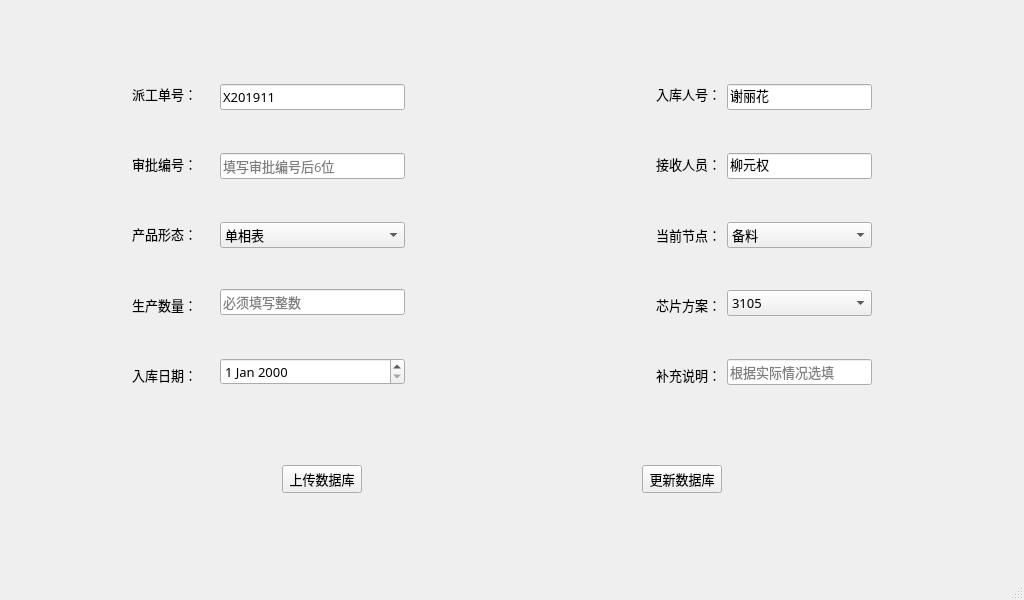
<?xml version="1.0" encoding="UTF-8"?>
<ui version="4.0">
 <class>wo_upload</class>
 <widget class="QMainWindow" name="wo_upload">
  <property name="geometry">
   <rect>
    <x>0</x>
    <y>0</y>
    <width>1024</width>
    <height>600</height>
   </rect>
  </property>
  <property name="font">
   <font>
    <family>微软雅黑</family>
    <pointsize>10</pointsize>
   </font>
  </property>
  <property name="windowTitle">
   <string>派工单上传</string>
  </property>
  <property name="windowIcon">
   <iconset resource="apprcc.qrc">
    <normaloff>:/pic/resources/linux_216px_1210908_easyicon.net.png</normaloff>:/pic/resources/linux_216px_1210908_easyicon.net.png</iconset>
  </property>
  <widget class="QWidget" name="centralwidget">
   <layout class="QGridLayout" name="gridLayout">
    <item row="4" column="1">
     <spacer name="verticalSpacer_19">
      <property name="orientation">
       <enum>Qt::Vertical</enum>
      </property>
      <property name="sizeHint" stdset="0">
       <size>
        <width>20</width>
        <height>86</height>
       </size>
      </property>
     </spacer>
    </item>
    <item row="3" column="0">
     <layout class="QHBoxLayout" name="horizontalLayout_2">
      <item>
       <spacer name="horizontalSpacer_6">
        <property name="orientation">
         <enum>Qt::Horizontal</enum>
        </property>
        <property name="sizeHint" stdset="0">
         <size>
          <width>40</width>
          <height>20</height>
         </size>
        </property>
       </spacer>
      </item>
      <item>
       <widget class="QPushButton" name="bt_upload">
        <property name="text">
         <string>上传数据库</string>
        </property>
       </widget>
      </item>
      <item>
       <spacer name="horizontalSpacer_5">
        <property name="orientation">
         <enum>Qt::Horizontal</enum>
        </property>
        <property name="sizeHint" stdset="0">
         <size>
          <width>40</width>
          <height>20</height>
         </size>
        </property>
       </spacer>
      </item>
      <item>
       <widget class="QPushButton" name="bt_update">
        <property name="text">
         <string>更新数据库</string>
        </property>
       </widget>
      </item>
      <item>
       <spacer name="horizontalSpacer_7">
        <property name="orientation">
         <enum>Qt::Horizontal</enum>
        </property>
        <property name="sizeHint" stdset="0">
         <size>
          <width>40</width>
          <height>20</height>
         </size>
        </property>
       </spacer>
      </item>
     </layout>
    </item>
    <item row="0" column="0">
     <spacer name="verticalSpacer_17">
      <property name="orientation">
       <enum>Qt::Vertical</enum>
      </property>
      <property name="sizeHint" stdset="0">
       <size>
        <width>20</width>
        <height>86</height>
       </size>
      </property>
     </spacer>
    </item>
    <item row="2" column="1">
     <spacer name="verticalSpacer_18">
      <property name="orientation">
       <enum>Qt::Vertical</enum>
      </property>
      <property name="sizeHint" stdset="0">
       <size>
        <width>20</width>
        <height>85</height>
       </size>
      </property>
     </spacer>
    </item>
    <item row="1" column="0">
     <layout class="QHBoxLayout" name="horizontalLayout_4" stretch="1,1,2,1,1">
      <item>
       <spacer name="horizontalSpacer_4">
        <property name="orientation">
         <enum>Qt::Horizontal</enum>
        </property>
        <property name="sizeHint" stdset="0">
         <size>
          <width>40</width>
          <height>20</height>
         </size>
        </property>
       </spacer>
      </item>
      <item>
       <layout class="QHBoxLayout" name="horizontalLayout">
        <item>
         <layout class="QVBoxLayout" name="verticalLayout">
          <item>
           <widget class="QLabel" name="lb_wo">
            <property name="text">
             <string>派工单号：</string>
            </property>
           </widget>
          </item>
          <item>
           <spacer name="verticalSpacer_7">
            <property name="orientation">
             <enum>Qt::Vertical</enum>
            </property>
            <property name="sizeHint" stdset="0">
             <size>
              <width>20</width>
              <height>40</height>
             </size>
            </property>
           </spacer>
          </item>
          <item>
           <widget class="QLabel" name="lb_aproval_no">
            <property name="text">
             <string>审批编号：</string>
            </property>
           </widget>
          </item>
          <item>
           <spacer name="verticalSpacer_8">
            <property name="orientation">
             <enum>Qt::Vertical</enum>
            </property>
            <property name="sizeHint" stdset="0">
             <size>
              <width>20</width>
              <height>40</height>
             </size>
            </property>
           </spacer>
          </item>
          <item>
           <widget class="QLabel" name="lb_prod">
            <property name="text">
             <string>产品形态：</string>
            </property>
           </widget>
          </item>
          <item>
           <spacer name="verticalSpacer_13">
            <property name="orientation">
             <enum>Qt::Vertical</enum>
            </property>
            <property name="sizeHint" stdset="0">
             <size>
              <width>82</width>
              <height>45</height>
             </size>
            </property>
           </spacer>
          </item>
          <item>
           <widget class="QLabel" name="lb_prod_qty">
            <property name="text">
             <string>生产数量：</string>
            </property>
           </widget>
          </item>
          <item>
           <spacer name="verticalSpacer_9">
            <property name="orientation">
             <enum>Qt::Vertical</enum>
            </property>
            <property name="sizeHint" stdset="0">
             <size>
              <width>20</width>
              <height>40</height>
             </size>
            </property>
           </spacer>
          </item>
          <item>
           <widget class="QLabel" name="lb_date_toWH">
            <property name="text">
             <string>入库日期：</string>
            </property>
           </widget>
          </item>
         </layout>
        </item>
        <item>
         <layout class="QVBoxLayout" name="verticalLayout_2">
          <item>
           <widget class="QLineEdit" name="le_wo">
            <property name="text">
             <string>X201911</string>
            </property>
           </widget>
          </item>
          <item>
           <spacer name="verticalSpacer">
            <property name="orientation">
             <enum>Qt::Vertical</enum>
            </property>
            <property name="sizeHint" stdset="0">
             <size>
              <width>20</width>
              <height>40</height>
             </size>
            </property>
           </spacer>
          </item>
          <item>
           <widget class="QLineEdit" name="le_approval_no">
            <property name="placeholderText">
             <string>填写审批编号后6位</string>
            </property>
           </widget>
          </item>
          <item>
           <spacer name="verticalSpacer_3">
            <property name="orientation">
             <enum>Qt::Vertical</enum>
            </property>
            <property name="sizeHint" stdset="0">
             <size>
              <width>20</width>
              <height>40</height>
             </size>
            </property>
           </spacer>
          </item>
          <item>
           <widget class="QComboBox" name="comboBox">
            <item>
             <property name="text">
              <string>单相表</string>
             </property>
            </item>
            <item>
             <property name="text">
              <string>13版三相表</string>
             </property>
            </item>
            <item>
             <property name="text">
              <string>13版集中器</string>
             </property>
            </item>
            <item>
             <property name="text">
              <string>I型采集器</string>
             </property>
            </item>
            <item>
             <property name="text">
              <string>II型采集器</string>
             </property>
            </item>
            <item>
             <property name="text">
              <string>抄控器</string>
             </property>
            </item>
            <item>
             <property name="text">
              <string>09版三相表</string>
             </property>
            </item>
            <item>
             <property name="text">
              <string>09版集中器</string>
             </property>
            </item>
            <item>
             <property name="text">
              <string>充电网关</string>
             </property>
            </item>
            <item>
             <property name="text">
              <string>充电插座</string>
             </property>
            </item>
            <item>
             <property name="text">
              <string>集中器微功率模块</string>
             </property>
            </item>
            <item>
             <property name="text">
              <string>三相耦合器</string>
             </property>
            </item>
           </widget>
          </item>
          <item>
           <spacer name="verticalSpacer_14">
            <property name="orientation">
             <enum>Qt::Vertical</enum>
            </property>
            <property name="sizeHint" stdset="0">
             <size>
              <width>185</width>
              <height>37</height>
             </size>
            </property>
           </spacer>
          </item>
          <item>
           <widget class="QLineEdit" name="le_prod_qty">
            <property name="placeholderText">
             <string>必须填写整数</string>
            </property>
           </widget>
          </item>
          <item>
           <spacer name="verticalSpacer_4">
            <property name="orientation">
             <enum>Qt::Vertical</enum>
            </property>
            <property name="sizeHint" stdset="0">
             <size>
              <width>20</width>
              <height>40</height>
             </size>
            </property>
           </spacer>
          </item>
          <item>
           <widget class="QDateEdit" name="dateEdit_date_toWH"/>
          </item>
         </layout>
        </item>
       </layout>
      </item>
      <item>
       <spacer name="horizontalSpacer_2">
        <property name="orientation">
         <enum>Qt::Horizontal</enum>
        </property>
        <property name="sizeHint" stdset="0">
         <size>
          <width>120</width>
          <height>20</height>
         </size>
        </property>
       </spacer>
      </item>
      <item>
       <layout class="QHBoxLayout" name="horizontalLayout_3">
        <item>
         <layout class="QVBoxLayout" name="verticalLayout_3">
          <item>
           <widget class="QLabel" name="lb_guy_send">
            <property name="text">
             <string>入库人号：</string>
            </property>
           </widget>
          </item>
          <item>
           <spacer name="verticalSpacer_10">
            <property name="orientation">
             <enum>Qt::Vertical</enum>
            </property>
            <property name="sizeHint" stdset="0">
             <size>
              <width>20</width>
              <height>40</height>
             </size>
            </property>
           </spacer>
          </item>
          <item>
           <widget class="QLabel" name="lb_guy_receive">
            <property name="text">
             <string>接收人员：</string>
            </property>
           </widget>
          </item>
          <item>
           <spacer name="verticalSpacer_11">
            <property name="orientation">
             <enum>Qt::Vertical</enum>
            </property>
            <property name="sizeHint" stdset="0">
             <size>
              <width>20</width>
              <height>40</height>
             </size>
            </property>
           </spacer>
          </item>
          <item>
           <widget class="QLabel" name="lb_current_node">
            <property name="text">
             <string>当前节点：</string>
            </property>
           </widget>
          </item>
          <item>
           <spacer name="verticalSpacer_12">
            <property name="orientation">
             <enum>Qt::Vertical</enum>
            </property>
            <property name="sizeHint" stdset="0">
             <size>
              <width>20</width>
              <height>40</height>
             </size>
            </property>
           </spacer>
          </item>
          <item>
           <widget class="QLabel" name="label_chip">
            <property name="text">
             <string>芯片方案：</string>
            </property>
           </widget>
          </item>
          <item>
           <spacer name="verticalSpacer_15">
            <property name="orientation">
             <enum>Qt::Vertical</enum>
            </property>
            <property name="sizeHint" stdset="0">
             <size>
              <width>17</width>
              <height>37</height>
             </size>
            </property>
           </spacer>
          </item>
          <item>
           <widget class="QLabel" name="lb_remarks">
            <property name="text">
             <string>补充说明：</string>
            </property>
           </widget>
          </item>
         </layout>
        </item>
        <item>
         <layout class="QVBoxLayout" name="verticalLayout_4">
          <item>
           <widget class="QLineEdit" name="le_guy_send">
            <property name="text">
             <string>谢丽花</string>
            </property>
            <property name="placeholderText">
             <string/>
            </property>
           </widget>
          </item>
          <item>
           <spacer name="verticalSpacer_2">
            <property name="orientation">
             <enum>Qt::Vertical</enum>
            </property>
            <property name="sizeHint" stdset="0">
             <size>
              <width>145</width>
              <height>30</height>
             </size>
            </property>
           </spacer>
          </item>
          <item>
           <widget class="QLineEdit" name="le_guy_receive">
            <property name="text">
             <string>柳元权</string>
            </property>
            <property name="placeholderText">
             <string/>
            </property>
           </widget>
          </item>
          <item>
           <spacer name="verticalSpacer_5">
            <property name="orientation">
             <enum>Qt::Vertical</enum>
            </property>
            <property name="sizeHint" stdset="0">
             <size>
              <width>145</width>
              <height>29</height>
             </size>
            </property>
           </spacer>
          </item>
          <item>
           <widget class="QComboBox" name="comboBox_2">
            <item>
             <property name="text">
              <string>备料</string>
             </property>
            </item>
            <item>
             <property name="text">
              <string>改造</string>
             </property>
            </item>
            <item>
             <property name="text">
              <string>升级</string>
             </property>
            </item>
            <item>
             <property name="text">
              <string>刻印</string>
             </property>
            </item>
            <item>
             <property name="text">
              <string>测试</string>
             </property>
            </item>
            <item>
             <property name="text">
              <string>包装</string>
             </property>
            </item>
            <item>
             <property name="text">
              <string>报检</string>
             </property>
            </item>
            <item>
             <property name="text">
              <string>入库</string>
             </property>
            </item>
            <item>
             <property name="text">
              <string>返工</string>
             </property>
            </item>
           </widget>
          </item>
          <item>
           <spacer name="verticalSpacer_6">
            <property name="orientation">
             <enum>Qt::Vertical</enum>
            </property>
            <property name="sizeHint" stdset="0">
             <size>
              <width>145</width>
              <height>30</height>
             </size>
            </property>
           </spacer>
          </item>
          <item>
           <widget class="QComboBox" name="comboBox_chip">
            <item>
             <property name="text">
              <string>3105</string>
             </property>
            </item>
            <item>
             <property name="text">
              <string>3911</string>
             </property>
            </item>
            <item>
             <property name="text">
              <string>STKS_CCV1.30</string>
             </property>
            </item>
            <item>
             <property name="text">
              <string>STKS_CCV1.31</string>
             </property>
            </item>
           </widget>
          </item>
          <item>
           <spacer name="verticalSpacer_16">
            <property name="orientation">
             <enum>Qt::Vertical</enum>
            </property>
            <property name="sizeHint" stdset="0">
             <size>
              <width>17</width>
              <height>37</height>
             </size>
            </property>
           </spacer>
          </item>
          <item>
           <widget class="QLineEdit" name="le_remarks">
            <property name="placeholderText">
             <string>根据实际情况选填</string>
            </property>
           </widget>
          </item>
         </layout>
        </item>
       </layout>
      </item>
      <item>
       <spacer name="horizontalSpacer_3">
        <property name="orientation">
         <enum>Qt::Horizontal</enum>
        </property>
        <property name="sizeHint" stdset="0">
         <size>
          <width>40</width>
          <height>20</height>
         </size>
        </property>
       </spacer>
      </item>
     </layout>
    </item>
   </layout>
  </widget>
  <widget class="QMenuBar" name="menubar">
   <property name="geometry">
    <rect>
     <x>0</x>
     <y>0</y>
     <width>1024</width>
     <height>26</height>
    </rect>
   </property>
  </widget>
  <widget class="QStatusBar" name="statusbar"/>
 </widget>
 <resources>
  <include location="apprcc.qrc"/>
 </resources>
 <connections/>
</ui>
